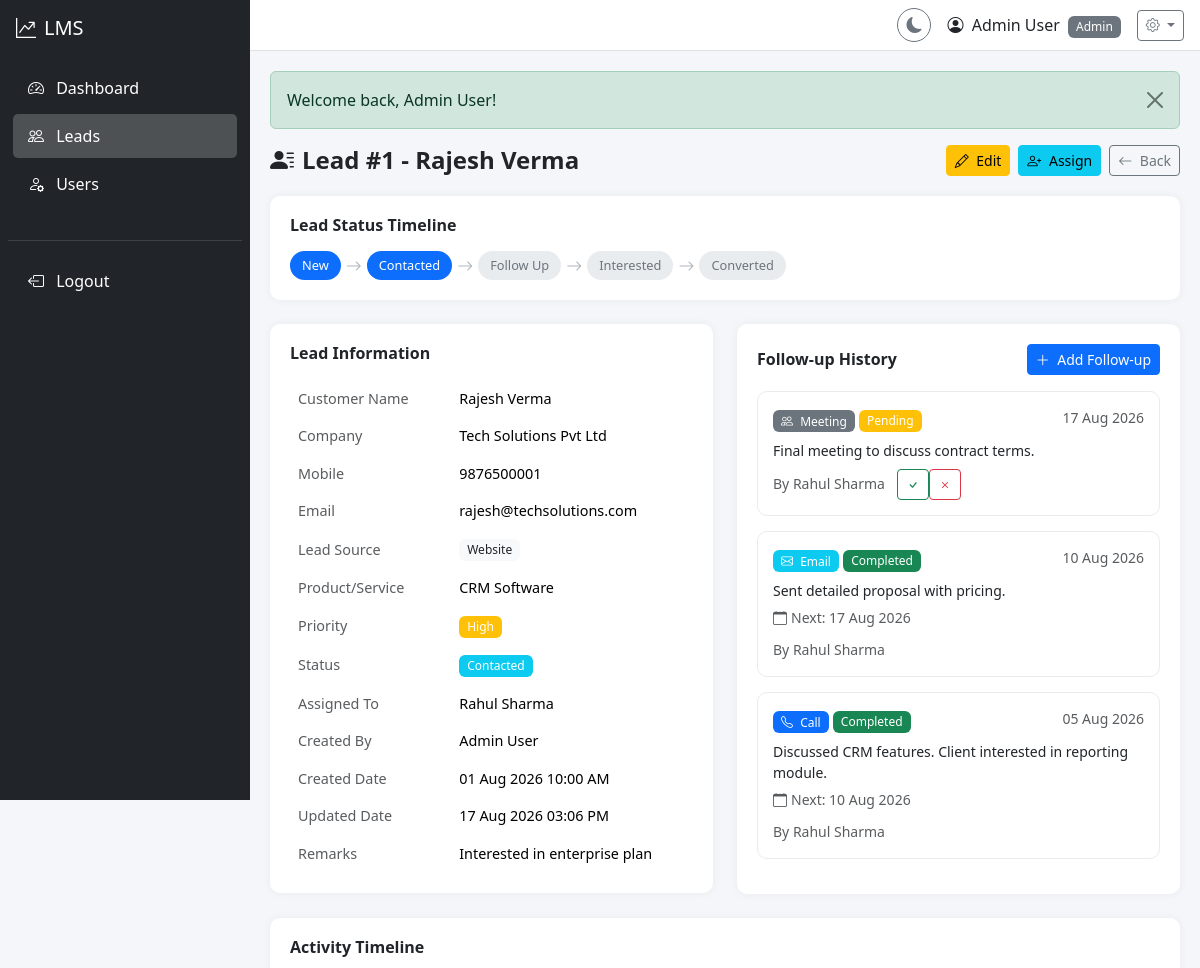
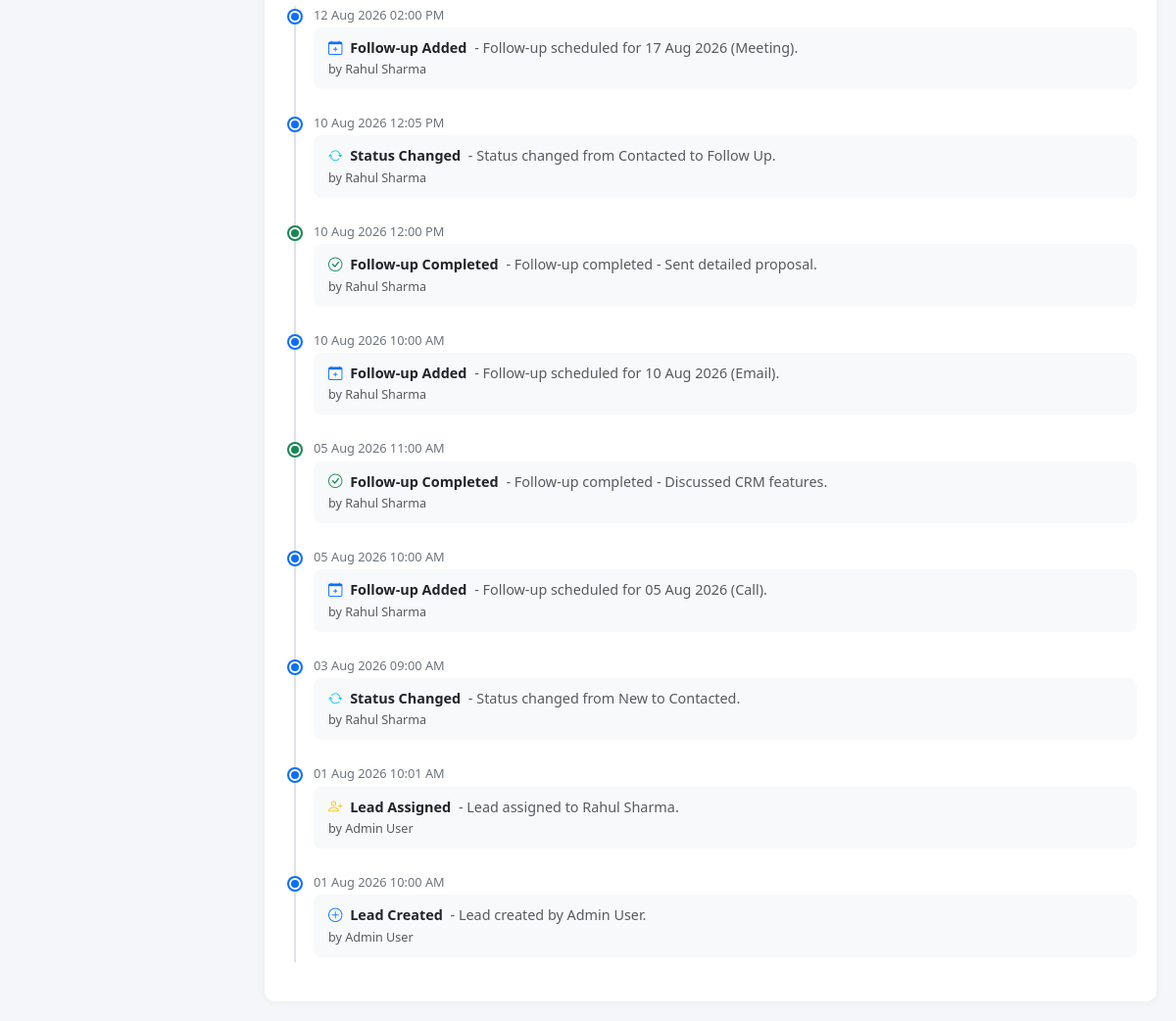
Page /admin/leads/view.php?id=1 (signed in) on the committed database (2 pictures, top to bottom).
### tables this page shows
CREATE TABLE `leads` (
    `id` INT UNSIGNED NOT NULL AUTO_INCREMENT,
    `customer_name` VARCHAR(150) NOT NULL,
    `company_name` VARCHAR(150) DEFAULT NULL,
    `mobile` VARCHAR(20) NOT NULL,
    `email` VARCHAR(150) DEFAULT NULL,
    `lead_source` VARCHAR(50) NOT NULL,
    `product_service` VARCHAR(255) NOT NULL,
    `priority` ENUM('Low','Medium','High','Urgent') NOT NULL DEFAULT 'Medium',
    `assigned_user_id` INT UNSIGNED DEFAULT NULL,
    `lead_status` ENUM('New','Contacted','Follow Up','Interested','Converted','Not Interested','Lost') NOT NULL DEFAULT 'New',
    `remarks` TEXT DEFAULT NULL,
    `created_by` INT UNSIGNED NOT NULL,
    `created_at` DATETIME NOT NULL DEFAULT CURRENT_TIMESTAMP,
    `updated_at` DATETIME NOT NULL DEFAULT CURRENT_TIMESTAMP ON UPDATE CURRENT_TIMESTAMP,
    `deleted_at` DATETIME DEFAULT NULL,
    PRIMARY KEY (`id`),
    KEY `idx_leads_assigned_user` (`assigned_user_id`),
    KEY `idx_leads_created_by` (`created_by`),
    KEY `idx_leads_status` (`lead_status`),
    KEY `idx_leads_source` (`lead_source`),
    KEY `idx_leads_priority` (`priority`),
    KEY `idx_leads_created_at` (`created_at`),
    KEY `idx_leads_email` (`email`),
    KEY `idx_leads_mobile` (`mobile`),
    KEY `idx_leads_deleted_at` (`deleted_at`),
    CONSTRAINT `fk_leads_assigned_user` FOREIGN KEY (`assigned_user_id`) REFERENCES `users` (`id`) ON DELETE SET NULL,
    CONSTRAINT `fk_leads_created_by` FOREIGN KEY (`created_by`) REFERENCES `users` (`id`) ON DELETE CASCADE
);

CREATE TABLE `users` (
    `id` INT UNSIGNED NOT NULL AUTO_INCREMENT,
    `name` VARCHAR(100) NOT NULL,
    `email` VARCHAR(150) NOT NULL,
    `password` VARCHAR(255) NOT NULL,
    `phone` VARCHAR(20) DEFAULT NULL,
    `role` ENUM('admin','user') NOT NULL DEFAULT 'user',
    `status` ENUM('active','inactive') NOT NULL DEFAULT 'active',
    `created_at` DATETIME NOT NULL DEFAULT CURRENT_TIMESTAMP,
    `updated_at` DATETIME NOT NULL DEFAULT CURRENT_TIMESTAMP ON UPDATE CURRENT_TIMESTAMP,
    PRIMARY KEY (`id`),
    UNIQUE KEY `uk_users_email` (`email`),
    KEY `idx_users_role` (`role`),
    KEY `idx_users_status` (`status`)
);

CREATE TABLE `follow_ups` (
    `id` INT UNSIGNED NOT NULL AUTO_INCREMENT,
    `lead_id` INT UNSIGNED NOT NULL,
    `user_id` INT UNSIGNED NOT NULL,
    `follow_up_date` DATE NOT NULL,
    `follow_up_type` ENUM('Call','Email','WhatsApp','Meeting') NOT NULL,
    `discussion` TEXT DEFAULT NULL,
    `next_follow_up_date` DATE DEFAULT NULL,
    `status` ENUM('Pending','Completed','Cancelled') NOT NULL DEFAULT 'Pending',
    `created_at` DATETIME NOT NULL DEFAULT CURRENT_TIMESTAMP,
    `updated_at` DATETIME NOT NULL DEFAULT CURRENT_TIMESTAMP ON UPDATE CURRENT_TIMESTAMP,
    PRIMARY KEY (`id`),
    KEY `idx_followups_lead` (`lead_id`),
    KEY `idx_followups_user` (`user_id`),
    KEY `idx_followups_date` (`follow_up_date`),
    KEY `idx_followups_status` (`status`),
    CONSTRAINT `fk_followups_lead` FOREIGN KEY (`lead_id`) REFERENCES `leads` (`id`) ON DELETE CASCADE,
    CONSTRAINT `fk_followups_user` FOREIGN KEY (`user_id`) REFERENCES `users` (`id`) ON DELETE CASCADE
);

CREATE TABLE `lead_activities` (
    `id` INT UNSIGNED NOT NULL AUTO_INCREMENT,
    `lead_id` INT UNSIGNED NOT NULL,
    `user_id` INT UNSIGNED NOT NULL,
    `activity_type` VARCHAR(50) NOT NULL,
    `description` TEXT NOT NULL,
    `created_at` DATETIME NOT NULL DEFAULT CURRENT_TIMESTAMP,
    PRIMARY KEY (`id`),
    KEY `idx_activities_lead` (`lead_id`),
    KEY `idx_activities_user` (`user_id`),
    CONSTRAINT `fk_activities_lead` FOREIGN KEY (`lead_id`) REFERENCES `leads` (`id`) ON DELETE CASCADE,
    CONSTRAINT `fk_activities_user` FOREIGN KEY (`user_id`) REFERENCES `users` (`id`) ON DELETE CASCADE
);

### admin/leads/view.php (the view, shortened to what this page needs)
<?php
$db = getDBConnection();
$leadId = intval($_GET['id'] ?? 0);
$stmt = $db->prepare("SELECT l.*, u.name as assigned_user_name, c.name as created_by_name FROM leads l LEFT JOIN users u ON l.assigned_user_id = u.id LEFT JOIN users c ON l.created_by = c.id WHERE l.id = ? AND l.deleted_at IS NULL");
$stmt->execute([$leadId]);
$lead = $stmt->fetch();
$followUpsStmt = $db->prepare("SELECT f.*, u.name as user_name FROM follow_ups f JOIN users u ON f.user_id = u.id WHERE f.lead_id = ? ORDER BY f.follow_up_date DESC, f.created_at DESC");
$followUpsStmt->execute([$leadId]);
$followUps = $followUpsStmt->fetchAll();
$activitiesStmt = $db->prepare("SELECT a.*, u.name as user_name FROM lead_activities a JOIN users u ON a.user_id = u.id WHERE a.lead_id = ? ORDER BY a.created_at DESC");
$activitiesStmt->execute([$leadId]);
$activities = $activitiesStmt->fetchAll();
$statusTimeline = ['New', 'Contacted', 'Follow Up', 'Interested', 'Converted'];
$isLost = in_array($lead['lead_status'], ['Lost', 'Not Interested']);
require_once __DIR__ . '/../../includes/header.php';
require_once __DIR__ . '/../../includes/sidebar.php';
?>
<div class="content-wrapper">
    <?php require_once __DIR__ . '/../../includes/navbar.php'; ?>
    <div class="content">
        <?php $flash = getFlashMessage(); if ($flash): ?>
        <div class="alert alert-<?= $flash['type'] === 'error' ? 'danger' : $flash['type'] ?> alert-dismissible fade show" role="alert">
            <?= escape($flash['message']) ?>
            <button type="button" class="btn-close" data-bs-dismiss="alert"></button>
        </div>
        <?php endif; ?>
        <div class="page-header">
            <h4><i class="bi bi-person-lines-fill me-2"></i>Lead #<?= $leadId ?> - <?= escape($lead['customer_name']) ?></h4>
            <div class="d-flex gap-2">
                <a href="/LeadManagement/admin/leads/edit.php?id=<?= $leadId ?>" class="btn btn-warning btn-sm"><i class="bi bi-pencil me-1"></i> Edit</a>
                <a href="/LeadManagement/admin/leads/assign.php?id=<?= $leadId ?>" class="btn btn-info btn-sm"><i class="bi bi-person-plus me-1"></i> Assign</a>
                <a href="/LeadManagement/admin/leads/index.php" class="btn btn-outline-secondary btn-sm"><i class="bi bi-arrow-left me-1"></i> Back</a>
            </div>
        </div>
        <div class="table-container mb-4">
            <h6 class="mb-3 fw-bold">Lead Status Timeline</h6>
            <div class="status-timeline">
                <?php if ($isLost): ?>
                    <?php foreach ($statusTimeline as $step): ?>
                    <span class="status-step"><?= $step ?></span>
                    <span class="status-arrow"><i class="bi bi-arrow-right"></i></span>
                    <?php endforeach; ?>
                    <span class="status-step lost"><?= escape($lead['lead_status']) ?></span>
                <?php else: ?>
                    <?php foreach ($statusTimeline as $step): ?>
                    <span class="status-step <?= $step === $lead['lead_status'] ? 'active' : (array_search($step, $statusTimeline) < array_search($lead['lead_status'], $statusTimeline) ? 'active' : '') ?>"><?= $step ?></span>
                    <?php if ($step !== 'Converted'): ?>
                    <span class="status-arrow"><i class="bi bi-arrow-right"></i></span>
                    <?php endif; ?>
                    <?php endforeach; ?>
                <?php endif; ?>
            </div>
        </div>
        <div class="row g-4">
            <div class="col-lg-6">
                <div class="table-container">
                    <h6 class="mb-3 fw-bold">Lead Information</h6>
                    <div class="table-responsive">
                        <table class="table table-borderless mb-0">
                            <tr><td class="text-muted" style="width:40%">Customer Name</td><td class="fw-medium"><?= escape($lead['customer_name']) ?></td></tr>
                            <tr><td class="text-muted">Company</td><td><?= escape($lead['company_name'] ?? '-') ?></td></tr>
                            <tr><td class="text-muted">Mobile</td><td><?= escape($lead['mobile']) ?></td></tr>
                            <tr><td class="text-muted">Email</td><td><?= escape($lead['email'] ?? '-') ?></td></tr>
                            <tr><td class="text-muted">Lead Source</td><td><span class="badge bg-light text-dark"><?= escape($lead['lead_source']) ?></span></td></tr>
                            <tr><td class="text-muted">Product/Service</td><td><?= escape($lead['product_service']) ?></td></tr>
                            <tr><td class="text-muted">Priority</td><td><?= getPriorityBadge($lead['priority']) ?></td></tr>
                            <tr><td class="text-muted">Status</td><td><?= getLeadStatusBadge($lead['lead_status']) ?></td></tr>
                            <tr><td class="text-muted">Assigned To</td><td><?= escape($lead['assigned_user_name'] ?? 'Unassigned') ?></td></tr>
                            <tr><td class="text-muted">Created By</td><td><?= escape($lead['created_by_name'] ?? '-') ?></td></tr>
                            <tr><td class="text-muted">Created Date</td><td><?= formatDateTime($lead['created_at']) ?></td></tr>
                            <tr><td class="text-muted">Updated Date</td><td><?= formatDateTime($lead['updated_at']) ?></td></tr>
                            <?php if ($lead['remarks']): ?>
                            <tr><td class="text-muted">Remarks</td><td><?= nl2br(escape($lead['remarks'])) ?></td></tr>
                            <?php endif; ?>
                        </table>
                    </div>
                </div>
            </div>
            <div class="col-lg-6">
                <div class="table-container">
                    <div class="d-flex justify-content-between align-items-center mb-3">
                        <h6 class="mb-0 fw-bold">Follow-up History</h6>
                        <button class="btn btn-primary btn-sm" data-bs-toggle="modal" data-bs-target="#addFollowupModal">
                            <i class="bi bi-plus-lg me-1"></i> Add Follow-up
                        </button>
                    </div>
                    <?php if (empty($followUps)): ?>
                    <p class="text-muted text-center py-3">No follow-ups yet.</p>
                    <?php else: ?>
                    <?php foreach ($followUps as $fu): ?>
                    <div class="followup-card">
                        <div class="d-flex justify-content-between align-items-start">
                            <div>
                                <span class="badge bg-<?= $fu['follow_up_type'] === 'Call' ? 'primary' : ($fu['follow_up_type'] === 'Email' ? 'info' : ($fu['follow_up_type'] === 'WhatsApp' ? 'success' : 'secondary')) ?>">
                                    <i class="bi <?= getFollowUpTypeIcon($fu['follow_up_type']) ?> me-1"></i>
                                    <?= escape($fu['follow_up_type']) ?>
                                </span>
                                <?= getStatusBadge($fu['status']) ?>
                            </div>
                            <small class="text-muted"><?= formatDate($fu['follow_up_date']) ?></small>
                        </div>
                        <?php if ($fu['discussion']): ?>
                        <p class="mt-2 mb-1 small"><?= nl2br(escape($fu['discussion'])) ?></p>
                        <?php endif; ?>
                        <?php if ($fu['next_follow_up_date']): ?>
                        <small class="text-muted"><i class="bi bi-calendar me-1"></i>Next: <?= formatDate($fu['next_follow_up_date']) ?></small>
                        <?php endif; ?>
                        <div class="mt-2">
                            <small class="text-muted">By <?= escape($fu['user_name']) ?></small>
                            <?php if ($fu['status'] === 'Pending'): ?>
                            <div class="btn-group btn-group-sm ms-2">
                                <form method="POST" action="/LeadManagement/ajax/followups.php" class="d-inline">
                                    <button type="submit" class="btn btn-sm btn-outline-success" title="Complete"><i class="bi bi-check"></i></button>
                                </form>
                                <form method="POST" action="/LeadManagement/ajax/followups.php" class="d-inline">
                                    <button type="submit" class="btn btn-sm btn-outline-danger" title="Cancel"><i class="bi bi-x"></i></button>
                                </form>
                            </div>
                            <?php endif; ?>
                        </div>
                    </div>
                    <?php endforeach; ?>
                    <?php endif; ?>
                </div>
            </div>
        </div>
        <div class="table-container mt-4">
            <h6 class="mb-3 fw-bold">Activity Timeline</h6>
            <div class="timeline">
                <?php foreach ($activities as $act): ?>
                <div class="timeline-item <?= $act['activity_type'] === 'Lead Converted' ? 'success' : ($act['activity_type'] === 'Lead Lost' ? 'danger' : ($act['activity_type'] === 'Follow-up Completed' ? 'success' : '')) ?>">
                    <div class="timeline-date"><?= formatDateTime($act['created_at']) ?></div>
                    <div class="timeline-content">
                        <i class="bi <?= getActivityIcon($act['activity_type']) ?> me-1"></i>
                        <strong><?= escape($act['activity_type']) ?></strong>
                        <span class="text-muted ms-1">- <?= escape($act['description']) ?></span>
                        <br><small class="text-muted">by <?= escape($act['user_name']) ?></small>
                    </div>
                </div>
                <?php endforeach; ?>
            </div>
        </div>
    </div>
</div>
<?php require_once __DIR__ . '/../../includes/footer.php'; ?>

### includes/functions.php (shortened to what this page needs)
<?php
function escape($input) {
    return htmlspecialchars($input, ENT_QUOTES, 'UTF-8');
}
function getFlashMessage() {
    if (isset($_SESSION['flash_message'])) {
        $flash = $_SESSION['flash_message'];
        return $flash;
    }
    return null;
}
function getLeadStatusBadge($status) {
    $badges = [
        'New'            => 'primary',
        'Contacted'      => 'info',
        'Follow Up'      => 'warning',
        'Interested'     => 'secondary',
        'Converted'      => 'success',
        'Not Interested' => 'dark',
        'Lost'           => 'danger',
    ];
    $class = $badges[$status] ?? 'secondary';
    return '<span class="badge bg-' . $class . '">' . escape($status) . '</span>';
}
function getPriorityBadge($priority) {
    $badges = [
        'Low'    => 'success',
        'Medium' => 'info',
        'High'   => 'warning',
        'Urgent' => 'danger',
    ];
    $class = $badges[$priority] ?? 'secondary';
    return '<span class="badge bg-' . $class . '">' . escape($priority) . '</span>';
}
function getStatusBadge($status) {
    $badges = [
        'Pending'   => 'warning',
        'Completed' => 'success',
        'Cancelled' => 'danger',
    ];
    $class = $badges[$status] ?? 'secondary';
    return '<span class="badge bg-' . $class . '">' . escape($status) . '</span>';
}
function getFollowUpTypeIcon($type) {
    $icons = [
        'Call'      => 'bi-telephone',
        'Email'     => 'bi-envelope',
        'WhatsApp'  => 'bi-whatsapp',
        'Meeting'   => 'bi-people',
    ];
    return $icons[$type] ?? 'bi-chat';
}
function getActivityIcon($type) {
    $icons = [
        'Lead Created'         => 'bi-plus-circle text-primary',
        'Lead Updated'         => 'bi-pencil-square text-info',
        'Lead Assigned'        => 'bi-person-plus text-warning',
        'Status Changed'       => 'bi-arrow-repeat text-info',
        'Priority Changed'     => 'bi-flag text-warning',
        'Follow-up Added'      => 'bi-calendar-plus text-primary',
        'Follow-up Completed'  => 'bi-check-circle text-success',
        'Follow-up Rescheduled'=> 'bi-calendar-event text-warning',
        'Follow-up Cancelled'  => 'bi-x-circle text-danger',
        'Remark Added'         => 'bi-chat-dots text-secondary',
        'Lead Converted'       => 'bi-trophy text-success',
        'Lead Lost'            => 'bi-x-octagon text-danger',
    ];
    return $icons[$type] ?? 'bi-activity text-secondary';
}
function formatDate($date) {
    return date('d M Y', strtotime($date));
}
function formatDateTime($datetime) {
    return date('d M Y h:i A', strtotime($datetime));
}

### rows in the picture
leads: customer_name "Rajesh Verma", company_name "Tech Solutions Pvt Ltd", mobile "9876500001", email "rajesh@techsolutions.com", lead_source "Website", product_service "CRM Software", priority "High", lead_status "Contacted", assigned_user.name "Rahul Sharma", created_by.name "Admin User", created_at "01 Aug 2026 10:00 AM", updated_at "17 Aug 2026 03:06 PM", remarks "Interested in enterprise plan"
follow_ups: follow_up_type "Meeting", status "Pending", follow_up_date "17 Aug 2026", discussion "Final meeting to discuss contract terms.", user.name "Rahul Sharma"
follow_ups: follow_up_type "Email", status "Completed", follow_up_date "10 Aug 2026", discussion "Sent detailed proposal with pricing.", next_follow_up_date "17 Aug 2026", user.name "Rahul Sharma"
follow_ups: follow_up_type "Call", status "Completed", follow_up_date "05 Aug 2026", discussion "Discussed CRM features. Client interested in reporting module.", next_follow_up_date "10 Aug 2026", user.name "Rahul Sharma"
lead_activities: created_at "12 Aug 2026 02:00 PM", activity_type "Follow-up Added", description "Follow-up scheduled for 17 Aug 2026 (Meeting).", user.name "Rahul Sharma"
lead_activities: created_at "10 Aug 2026 12:05 PM", activity_type "Status Changed", description "Status changed from Contacted to Follow Up.", user.name "Rahul Sharma"
lead_activities: created_at "10 Aug 2026 12:00 PM", activity_type "Follow-up Completed", description "Follow-up completed - Sent detailed proposal.", user.name "Rahul Sharma"
lead_activities: created_at "10 Aug 2026 10:00 AM", activity_type "Follow-up Added", description "Follow-up scheduled for 10 Aug 2026 (Email).", user.name "Rahul Sharma"
lead_activities: created_at "05 Aug 2026 11:00 AM", activity_type "Follow-up Completed", description "Follow-up completed - Discussed CRM features.", user.name "Rahul Sharma"
lead_activities: created_at "05 Aug 2026 10:00 AM", activity_type "Follow-up Added", description "Follow-up scheduled for 05 Aug 2026 (Call).", user.name "Rahul Sharma"
lead_activities: created_at "03 Aug 2026 09:00 AM", activity_type "Status Changed", description "Status changed from New to Contacted.", user.name "Rahul Sharma"
lead_activities: created_at "01 Aug 2026 10:01 AM", activity_type "Lead Assigned", description "Lead assigned to Rahul Sharma.", user.name "Admin User"
lead_activities: created_at "01 Aug 2026 10:00 AM", activity_type "Lead Created", description "Lead created by Admin User.", user.name "Admin User"

### other values in the picture
$_SESSION['user_name'] "Admin User"
$_SESSION['user_role'] "Admin"
$flash['message'] "Welcome back, Admin User!"
$leadId "1"
$step "New"
$step "Contacted"
$step "Follow Up"
$step "Interested"
$step "Converted"
